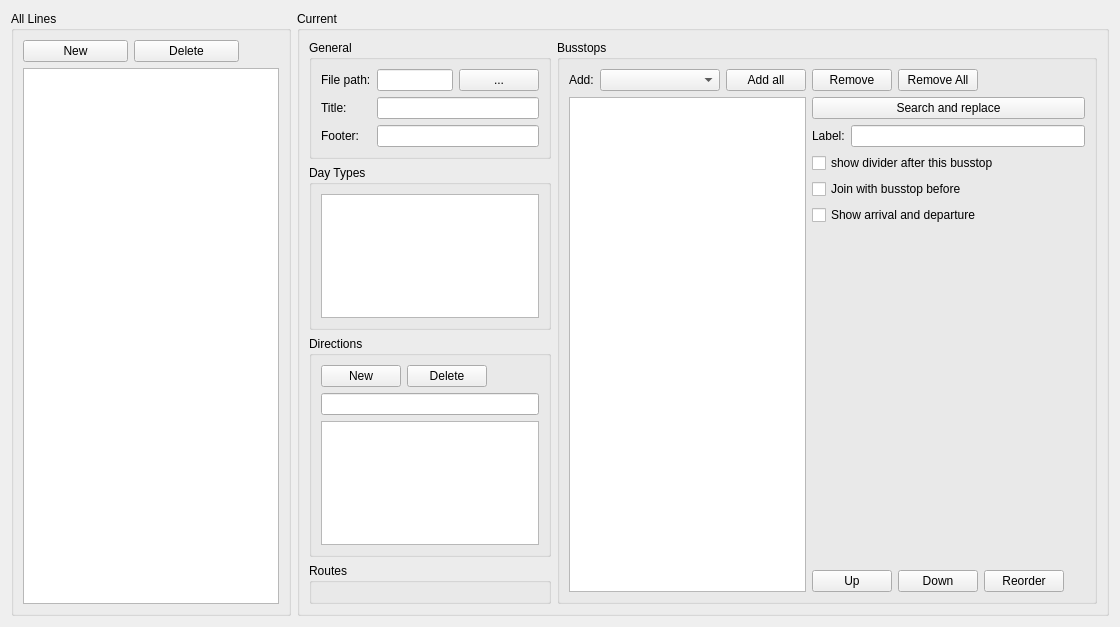
<?xml version="1.0" encoding="UTF-8"?>
<ui version="4.0">
 <class>WdgPublishedLines</class>
 <widget class="QWidget" name="WdgPublishedLines">
  <property name="geometry">
   <rect>
    <x>0</x>
    <y>0</y>
    <width>1120</width>
    <height>627</height>
   </rect>
  </property>
  <property name="windowTitle">
   <string>Form</string>
  </property>
  <layout class="QHBoxLayout" name="horizontalLayout_11">
   <item>
    <widget class="QGroupBox" name="groupBox">
     <property name="title">
      <string>All Lines</string>
     </property>
     <layout class="QVBoxLayout" name="verticalLayout">
      <item>
       <layout class="QHBoxLayout" name="horizontalLayout">
        <item>
         <widget class="QPushButton" name="pbNew">
          <property name="text">
           <string>New</string>
          </property>
         </widget>
        </item>
        <item>
         <widget class="QPushButton" name="pbDelete">
          <property name="text">
           <string>Delete</string>
          </property>
         </widget>
        </item>
        <item>
         <spacer name="horizontalSpacer">
          <property name="orientation">
           <enum>Qt::Horizontal</enum>
          </property>
          <property name="sizeType">
           <enum>QSizePolicy::Minimum</enum>
          </property>
          <property name="sizeHint" stdset="0">
           <size>
            <width>40</width>
            <height>20</height>
           </size>
          </property>
         </spacer>
        </item>
       </layout>
      </item>
      <item>
       <widget class="QListWidget" name="lwLines">
        <property name="sizePolicy">
         <sizepolicy hsizetype="Minimum" vsizetype="Expanding">
          <horstretch>0</horstretch>
          <verstretch>0</verstretch>
         </sizepolicy>
        </property>
       </widget>
      </item>
     </layout>
    </widget>
   </item>
   <item>
    <widget class="QGroupBox" name="groupBox_2">
     <property name="title">
      <string>Current</string>
     </property>
     <layout class="QHBoxLayout" name="horizontalLayout_9">
      <item>
       <layout class="QVBoxLayout" name="verticalLayout_7">
        <item>
         <widget class="QGroupBox" name="groupBox_3">
          <property name="title">
           <string>General</string>
          </property>
          <layout class="QFormLayout" name="formLayout">
           <item row="0" column="0">
            <widget class="QLabel" name="label">
             <property name="text">
              <string>File path:</string>
             </property>
            </widget>
           </item>
           <item row="0" column="1">
            <layout class="QHBoxLayout" name="horizontalLayout_2">
             <item>
              <widget class="QLineEdit" name="leFilePath">
               <property name="readOnly">
                <bool>true</bool>
               </property>
              </widget>
             </item>
             <item>
              <widget class="QPushButton" name="pbFilePathBrowse">
               <property name="text">
                <string>...</string>
               </property>
              </widget>
             </item>
            </layout>
           </item>
           <item row="1" column="0">
            <widget class="QLabel" name="label_2">
             <property name="text">
              <string>Title:</string>
             </property>
            </widget>
           </item>
           <item row="1" column="1">
            <widget class="QLineEdit" name="leTitle"/>
           </item>
           <item row="2" column="0">
            <widget class="QLabel" name="label_3">
             <property name="text">
              <string>Footer:</string>
             </property>
            </widget>
           </item>
           <item row="2" column="1">
            <widget class="QLineEdit" name="leFooter"/>
           </item>
          </layout>
         </widget>
        </item>
        <item>
         <widget class="QGroupBox" name="groupBox_7">
          <property name="title">
           <string>Day Types</string>
          </property>
          <layout class="QVBoxLayout" name="verticalLayout_6">
           <item>
            <widget class="QListWidget" name="lwDayTypes">
             <property name="selectionMode">
              <enum>QAbstractItemView::NoSelection</enum>
             </property>
            </widget>
           </item>
          </layout>
         </widget>
        </item>
        <item>
         <widget class="QGroupBox" name="groupBox_6">
          <property name="title">
           <string>Directions</string>
          </property>
          <layout class="QVBoxLayout" name="verticalLayout_5">
           <item>
            <layout class="QHBoxLayout" name="horizontalLayout_7">
             <item>
              <widget class="QPushButton" name="pbDirectionNew">
               <property name="text">
                <string>New</string>
               </property>
              </widget>
             </item>
             <item>
              <widget class="QPushButton" name="pbDirectionDelete">
               <property name="text">
                <string>Delete</string>
               </property>
              </widget>
             </item>
             <item>
              <spacer name="horizontalSpacer_2">
               <property name="orientation">
                <enum>Qt::Horizontal</enum>
               </property>
               <property name="sizeHint" stdset="0">
                <size>
                 <width>40</width>
                 <height>20</height>
                </size>
               </property>
              </spacer>
             </item>
            </layout>
           </item>
           <item>
            <widget class="QLineEdit" name="leDirectionsName"/>
           </item>
           <item>
            <layout class="QHBoxLayout" name="horizontalLayout_8">
             <item>
              <widget class="QListWidget" name="lwDirections"/>
             </item>
            </layout>
           </item>
          </layout>
         </widget>
        </item>
        <item>
         <widget class="QGroupBox" name="groupBox_5">
          <property name="title">
           <string>Routes</string>
          </property>
          <layout class="QVBoxLayout" name="verticalLayout_2">
           <item>
            <widget class="WdgRouteSelector" name="routeSelector" native="true"/>
           </item>
          </layout>
         </widget>
        </item>
       </layout>
      </item>
      <item>
       <widget class="QGroupBox" name="groupBox_4">
        <property name="title">
         <string>Busstops</string>
        </property>
        <layout class="QHBoxLayout" name="horizontalLayout_10">
         <item>
          <layout class="QVBoxLayout" name="verticalLayout_4">
           <item>
            <layout class="QHBoxLayout" name="horizontalLayout_3">
             <item>
              <widget class="QLabel" name="label_4">
               <property name="sizePolicy">
                <sizepolicy hsizetype="Maximum" vsizetype="Preferred">
                 <horstretch>0</horstretch>
                 <verstretch>0</verstretch>
                </sizepolicy>
               </property>
               <property name="text">
                <string>Add:</string>
               </property>
              </widget>
             </item>
             <item>
              <widget class="QComboBox" name="cmbAllBusstops"/>
             </item>
             <item>
              <widget class="QPushButton" name="pbBusstopsAddAll">
               <property name="sizePolicy">
                <sizepolicy hsizetype="Maximum" vsizetype="Fixed">
                 <horstretch>0</horstretch>
                 <verstretch>0</verstretch>
                </sizepolicy>
               </property>
               <property name="text">
                <string>Add all</string>
               </property>
              </widget>
             </item>
            </layout>
           </item>
           <item>
            <widget class="QListWidget" name="lwBusstops"/>
           </item>
          </layout>
         </item>
         <item>
          <layout class="QVBoxLayout" name="verticalLayout_3">
           <item>
            <layout class="QHBoxLayout" name="horizontalLayout_5">
             <item>
              <widget class="QPushButton" name="pbBusstopsRemove">
               <property name="text">
                <string>Remove</string>
               </property>
              </widget>
             </item>
             <item>
              <widget class="QPushButton" name="pbBusstopsRemoveAll">
               <property name="text">
                <string>Remove All</string>
               </property>
              </widget>
             </item>
             <item>
              <spacer name="horizontalSpacer_3">
               <property name="orientation">
                <enum>Qt::Horizontal</enum>
               </property>
               <property name="sizeHint" stdset="0">
                <size>
                 <width>40</width>
                 <height>20</height>
                </size>
               </property>
              </spacer>
             </item>
            </layout>
           </item>
           <item>
            <widget class="QPushButton" name="pbBusstopSearchAndReplace">
             <property name="text">
              <string>Search and replace</string>
             </property>
            </widget>
           </item>
           <item>
            <layout class="QHBoxLayout" name="horizontalLayout_4">
             <item>
              <widget class="QLabel" name="label_5">
               <property name="text">
                <string>Label:</string>
               </property>
              </widget>
             </item>
             <item>
              <widget class="QLineEdit" name="leBusstopsLabel"/>
             </item>
            </layout>
           </item>
           <item>
            <widget class="QCheckBox" name="cbBusstopsShowDivider">
             <property name="text">
              <string>show divider after this busstop</string>
             </property>
            </widget>
           </item>
           <item>
            <widget class="QCheckBox" name="cbBusstopsJoin">
             <property name="text">
              <string>Join with busstop before</string>
             </property>
            </widget>
           </item>
           <item>
            <widget class="QCheckBox" name="cbBusstopsShowDouble">
             <property name="text">
              <string>Show arrival and departure</string>
             </property>
            </widget>
           </item>
           <item>
            <spacer name="verticalSpacer">
             <property name="orientation">
              <enum>Qt::Vertical</enum>
             </property>
             <property name="sizeHint" stdset="0">
              <size>
               <width>20</width>
               <height>40</height>
              </size>
             </property>
            </spacer>
           </item>
           <item>
            <layout class="QHBoxLayout" name="horizontalLayout_6">
             <item>
              <widget class="QPushButton" name="pbBusstopsUp">
               <property name="text">
                <string>Up</string>
               </property>
              </widget>
             </item>
             <item>
              <widget class="QPushButton" name="pbBusstopsDown">
               <property name="text">
                <string>Down</string>
               </property>
              </widget>
             </item>
             <item>
              <widget class="QPushButton" name="pbBusstopsReorder">
               <property name="text">
                <string>Reorder</string>
               </property>
              </widget>
             </item>
             <item>
              <spacer name="horizontalSpacer_4">
               <property name="orientation">
                <enum>Qt::Horizontal</enum>
               </property>
               <property name="sizeHint" stdset="0">
                <size>
                 <width>40</width>
                 <height>20</height>
                </size>
               </property>
              </spacer>
             </item>
            </layout>
           </item>
          </layout>
         </item>
        </layout>
       </widget>
      </item>
     </layout>
    </widget>
   </item>
  </layout>
 </widget>
 <customwidgets>
  <customwidget>
   <class>WdgRouteSelector</class>
   <extends>QWidget</extends>
   <header>Widgets\wdgrouteselector.h</header>
   <container>1</container>
  </customwidget>
 </customwidgets>
 <resources/>
 <connections/>
</ui>
